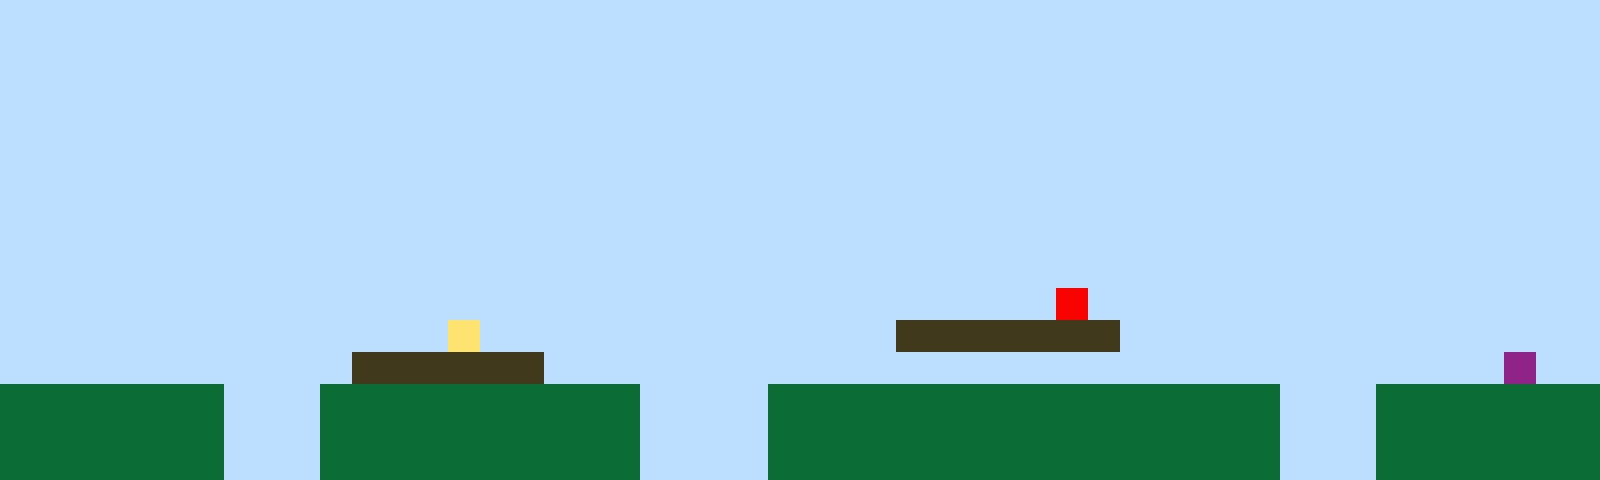

A 2D game scene composited from a Tiled map and its tileset images. What follows is a short description and the map's XML, with every tile layer's data as written:
An orthogonal 50x15 tile map with 32x32 px tiles, 1 tile layer (Tile Layer 1).

<map version="1.10" tiledversion="1.11.2" orientation="orthogonal" renderorder="right-up" width="50" height="15" tilewidth="32" tileheight="32" infinite="0" nextlayerid="2" nextobjectid="1"><editorsettings><export target="map1.csv" format="csv" /></editorsettings><tileset firstgid="1" name="sprites" tilewidth="32" tileheight="32" tilecount="6" columns="3"><image source="sprites.png" width="96" height="64" /></tileset><layer id="1" name="Tile Layer 1" width="50" height="15"><data encoding="csv">1,1,1,1,1,1,1,1,1,1,1,1,1,1,1,1,1,1,1,1,1,1,1,1,1,1,1,1,1,1,1,1,1,1,1,1,1,1,1,1,1,1,1,1,1,1,1,1,1,1,1,1,1,1,1,1,1,1,1,1,1,1,1,1,1,1,1,1,1,1,1,1,1,1,1,1,1,1,1,1,1,1,1,1,1,1,1,1,1,1,1,1,1,1,1,1,1,1,1,1,1,1,1,1,1,1,1,1,1,1,1,1,1,1,1,1,1,1,1,1,1,1,1,1,1,1,1,1,1,1,1,1,1,1,1,1,1,1,1,1,1,1,1,1,1,1,1,1,1,1,1,1,1,1,1,1,1,1,1,1,1,1,1,1,1,1,1,1,1,1,1,1,1,1,1,1,1,1,1,1,1,1,1,1,1,1,1,1,1,1,1,1,1,1,1,1,1,1,1,1,1,1,1,1,1,1,1,1,1,1,1,1,1,1,1,1,1,1,1,1,1,1,1,1,1,1,1,1,1,1,1,1,1,1,1,1,1,1,1,1,1,1,1,1,1,1,1,1,1,1,1,1,1,1,1,1,1,1,1,1,1,1,1,1,1,1,1,1,1,1,1,1,1,1,1,1,1,1,1,1,1,1,1,1,1,1,1,1,1,1,1,1,1,1,1,1,1,1,1,1,1,1,1,1,1,1,1,1,1,1,1,1,1,1,1,1,1,1,1,1,1,1,1,1,1,1,1,1,1,1,1,1,1,1,1,1,1,1,1,1,1,1,1,1,1,1,1,1,1,1,1,1,1,1,1,1,1,1,1,1,1,1,1,1,1,1,1,1,1,1,1,1,1,1,1,1,1,1,1,1,1,1,1,1,1,1,1,1,1,1,1,1,1,1,1,1,1,1,1,1,1,1,1,1,1,1,1,1,1,1,1,1,1,1,1,1,1,1,1,1,1,1,1,1,1,1,1,1,1,1,1,1,1,1,1,1,1,1,1,1,1,1,1,1,1,1,1,1,1,1,1,1,1,1,1,1,1,1,1,1,1,1,1,1,1,1,1,1,1,1,1,1,1,1,1,1,1,1,1,1,1,1,1,5,1,1,1,1,1,1,1,1,1,1,1,1,1,1,1,1,1,1,1,1,1,1,1,1,1,1,1,1,1,1,4,1,1,1,1,1,1,1,1,1,1,1,1,1,3,3,3,3,3,3,3,1,1,1,1,1,1,1,1,1,1,1,1,1,1,1,1,1,1,1,1,1,1,1,1,1,1,3,3,3,3,3,3,1,1,1,1,1,1,1,1,1,1,1,1,1,1,1,1,1,1,1,1,1,1,1,1,1,1,1,1,1,1,6,1,1,2,2,2,2,2,2,2,1,1,1,2,2,2,2,2,2,2,2,2,2,1,1,1,1,2,2,2,2,2,2,2,2,2,2,2,2,2,2,2,2,1,1,1,2,2,2,2,2,2,2,2,2,2,2,2,2,2,1,1,1,2,2,2,2,2,2,2,2,2,2,1,1,1,1,2,2,2,2,2,2,2,2,2,2,2,2,2,2,2,2,1,1,1,2,2,2,2,2,2,2,2,2,2,2,2,2,2,1,1,1,2,2,2,2,2,2,2,2,2,2,1,1,1,1,2,2,2,2,2,2,2,2,2,2,2,2,2,2,2,2,1,1,1,2,2,2,2,2,2,2</data></layer></map>
